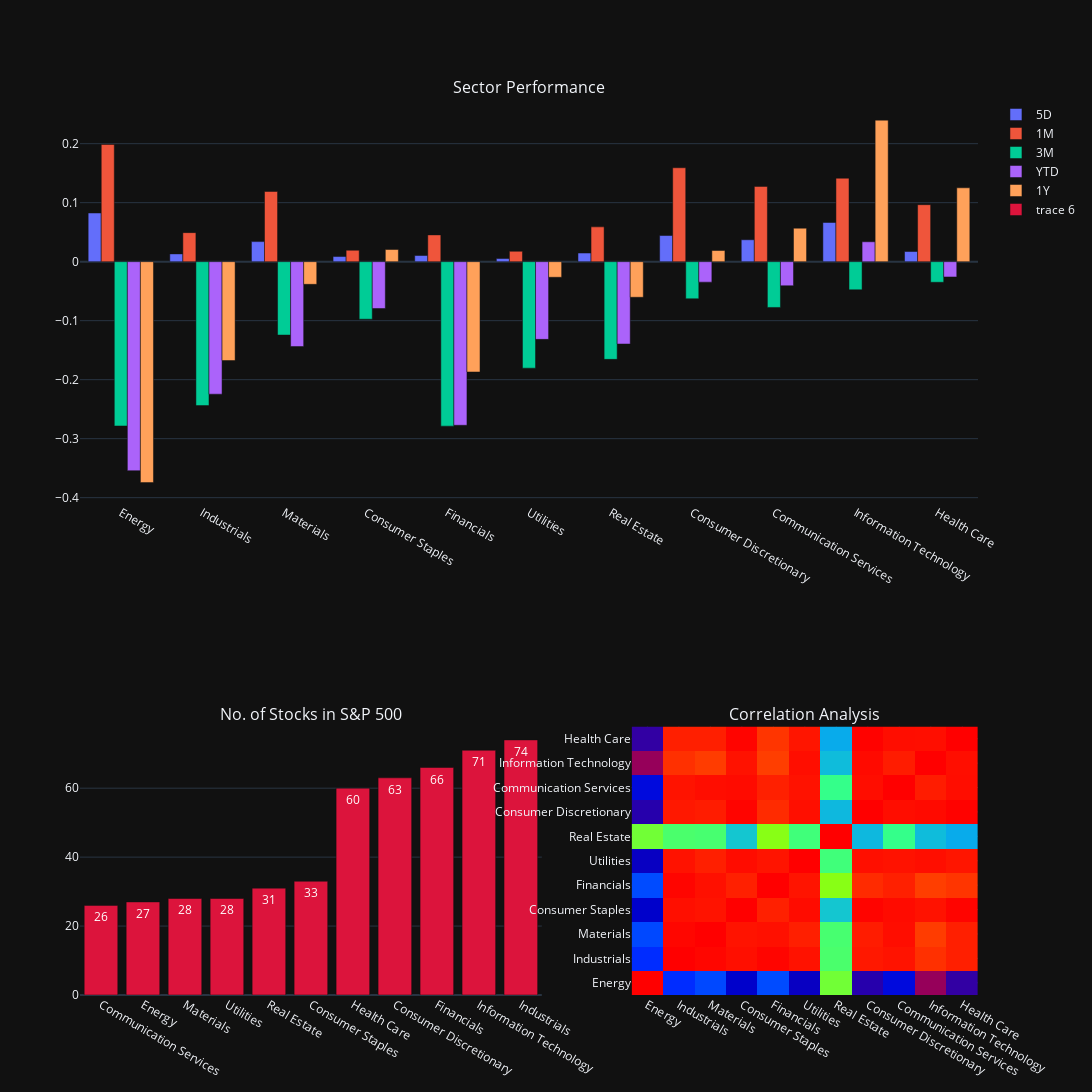

Here is the notebook cell this chart was saved with:
### Code cell
def get_sector_Performance_figure():
    global sector_bar
    fig = make_subplots(
        rows=2, cols=2,
        column_widths=[0.4,0.3],
        row_heights=[0.6, 0.4],
        specs=[[{"colspan": 2}, None], [{}, {}]],
        subplot_titles=("Sector Performance","No. of Stocks in S&P 500", "Correlation Analysis"))

    for bar in sector_bar:
        fig.add_trace(bar, row=1, col=1)

    fig.add_trace(corr_df_heatmap, row=2, col=2)

    fig.add_trace(sector_count_bar, row=2, col=1)

    fig.update_layout(
        template="plotly_dark",
        height=1200, width=1600,
        #showlegend=False
    )

    #fig.update_layout( title_text="specs examples")
    return fig

get_sector_Performance_figure().show()

### Figure 1 — Plotly figure (JSON) as saved in the notebook; plotly's stock layout.template omitted (floating-point values rounded to 4 significant figures)
{"data": [{"name": "5D", "type": "bar", "x": ["Energy", "Industrials", "Materials", "Consumer Staples", "Financials", "Utilities", "Real Estate", "Consumer Discretionary", "Communication Services", "Information Technology", "Health Care"], "xaxis": "x", "y": [0.0825, 0.0132, 0.034, 0.0087, 0.0104, 0.0053, 0.0146, 0.0443, 0.0371, 0.0664, 0.0172], "yaxis": "y"}, {"name": "1M", "type": "bar", "x": ["Energy", "Industrials", "Materials", "Consumer Staples", "Financials", "Utilities", "Real Estate", "Consumer Discretionary", "Communication Services", "Information Technology", "Health Care"], "xaxis": "x", "y": [0.1987, 0.0492, 0.119, 0.0194, 0.0454, 0.0176, 0.059, 0.1592, 0.1276, 0.1415, 0.0966], "yaxis": "y"}, {"name": "3M", "type": "bar", "x": ["Energy", "Industrials", "Materials", "Consumer Staples", "Financials", "Utilities", "Real Estate", "Consumer Discretionary", "Communication Services", "Information Technology", "Health Care"], "xaxis": "x", "y": [-0.2785, -0.244, -0.1244, -0.0975, -0.2788, -0.1805, -0.1656, -0.0629, -0.0776, -0.0477, -0.0349], "yaxis": "y"}, {"name": "YTD", "type": "bar", "x": ["Energy", "Industrials", "Materials", "Consumer Staples", "Financials", "Utilities", "Real Estate", "Consumer Discretionary", "Communication Services", "Information Technology", "Health Care"], "xaxis": "x", "y": [-0.3543, -0.2246, -0.1439, -0.0794, -0.2773, -0.1317, -0.1396, -0.0347, -0.0408, 0.0337, -0.0259], "yaxis": "y"}, {"name": "1Y", "type": "bar", "x": ["Energy", "Industrials", "Materials", "Consumer Staples", "Financials", "Utilities", "Real Estate", "Consumer Discretionary", "Communication Services", "Information Technology", "Health Care"], "xaxis": "x", "y": [-0.3745, -0.1676, -0.0384, 0.0206, -0.187, -0.0264, -0.0603, 0.0189, 0.0568, 0.2399, 0.1252], "yaxis": "y"}, {"colorscale": [[0, "rgb(150,0,90)"], [0.125, "rgb(0,0,200)"], [0.25, "rgb(0,25,255)"], [0.375, "rgb(0,152,255)"], [0.5, "rgb(44,255,150)"], [0.625, "rgb(151,255,0)"], [0.75, "rgb(255,234,0)"], [0.875, "rgb(255,111,0)"], [1, "rgb(255,0,0)"]], "name": "", "showscale": false, "type": "heatmap", "x": ["Energy", "Industrials", "Materials", "Consumer Staples", "Financials", "Utilities", "Real Estate", "Consumer Discretionary", "Communication Services", "Information Technology", "Health Care"], "xaxis": "x3", "y": ["Energy", "Industrials", "Materials", "Consumer Staples", "Financials", "Utilities", "Real Estate", "Consumer Discretionary", "Communication Services", "Information Technology", "Health Care"], "yaxis": "y3", "z": [[1, 0.000582, 0.0373, -0.187, 0.04127, -0.2048, 0.4263, -0.2392, -0.1297, -0.3671, -0.2532], [0.000582, 1, 0.9901, 0.9767, 0.9919, 0.9729, 0.3642, 0.9627, 0.97, 0.9255, 0.952], [0.0373, 0.9901, 1, 0.9712, 0.9759, 0.9524, 0.3601, 0.9565, 0.9807, 0.9082, 0.9528], [-0.187, 0.9767, 0.9712, 1, 0.9503, 0.9808, 0.2213, 0.9943, 0.9828, 0.972, 0.9931], [0.04127, 0.9919, 0.9759, 0.9503, 1, 0.9687, 0.4629, 0.9342, 0.9513, 0.9051, 0.9179], [-0.2048, 0.9729, 0.9524, 0.9808, 0.9687, 1, 0.3481, 0.9776, 0.9722, 0.9787, 0.967], [0.4263, 0.3642, 0.3601, 0.2213, 0.4629, 0.3481, 1, 0.1991, 0.3297, 0.2045, 0.1777], [-0.2392, 0.9627, 0.9565, 0.9943, 0.9342, 0.9776, 0.1991, 1, 0.9805, 0.9851, 0.997], [-0.1297, 0.97, 0.9807, 0.9828, 0.9513, 0.9722, 0.3297, 0.9805, 1, 0.9567, 0.9805], [-0.3671, 0.9255, 0.9082, 0.972, 0.9051, 0.9787, 0.2045, 0.9851, 0.9567, 1, 0.9792], [-0.2532, 0.952, 0.9528, 0.9931, 0.9179, 0.967, 0.1777, 0.997, 0.9805, 0.9792, 1]]}, {"marker": {"color": "crimson"}, "text": [26, 27, 28, 28, 31, 33, 60, 63, 66, 71, 74], "textposition": "auto", "type": "bar", "x": ["Communication Services", "Energy", "Materials", "Utilities", "Real Estate", "Consumer Staples", "Health Care", "Consumer Discretionary", "Financials", "Information Technology", "Industrials"], "xaxis": "x2", "y": [26, 27, 28, 28, 31, 33, 60, 63, 66, 71, 74], "yaxis": "y2"}], "layout": {"annotations": [{"font": {"size": 16}, "showarrow": false, "text": "Sector Performance", "x": 0.5, "xanchor": "center", "xref": "paper", "y": 1, "yanchor": "bottom", "yref": "paper"}, {"font": {"size": 16}, "showarrow": false, "text": "No. of Stocks in S&P 500", "x": 0.2571, "xanchor": "center", "xref": "paper", "y": 0.3, "yanchor": "bottom", "yref": "paper"}, {"font": {"size": 16}, "showarrow": false, "text": "Correlation Analysis", "x": 0.8071, "xanchor": "center", "xref": "paper", "y": 0.3, "yanchor": "bottom", "yref": "paper"}], "height": 1200, "width": 1600, "xaxis": {"anchor": "y", "autorange": true, "domain": [0, 1], "range": [-0.5, 10.5], "type": "category"}, "xaxis2": {"anchor": "y2", "autorange": true, "domain": [0, 0.5143], "range": [-0.5, 10.5], "type": "category"}, "xaxis3": {"anchor": "y3", "autorange": true, "domain": [0.6143, 1], "range": [-0.5, 10.5], "type": "category"}, "yaxis": {"anchor": "x", "autorange": true, "domain": [0.55, 1], "range": [-0.4086, 0.274], "type": "linear"}, "yaxis2": {"anchor": "x2", "autorange": true, "domain": [0, 0.3], "range": [0, 77.89], "type": "linear"}, "yaxis3": {"anchor": "x3", "autorange": true, "domain": [0, 0.3], "range": [-0.5, 10.5], "type": "category"}}}
